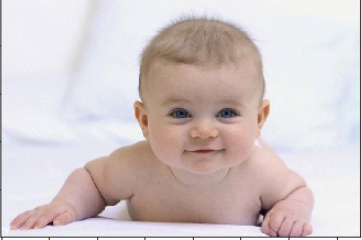
#> input picture FaceDetectionDemo/baby1.png, 362 x 240 px
$ jupyter execute FaceDetect.ipynb   (shell and % lines are left out)
#> lines starting #> are read from the running program, lines starting #| are printed output that depends on the picture; after the words box and inside, x2 and y2 are one past the last pixel; in counts of white or black regions, pixels touching at a corner belong together
### From: https://www.datacamp.com/tutorial/face-detection-python-opencv
https://github.com/parulnith/Face-Detection-in-Python-using-OpenCV

[cell 1]
import numpy as np
import cv2
import matplotlib.pyplot as plt

[cell 2]
import numpy as np
import cv2
import matplotlib.pyplot as plt

#Loading the image to be tested
test_image = cv2.imread('baby1.png')
#> test_image is the input picture: shape (240, 362, 3); mean B, G, R 200.8, 200.4, 211.7

#Converting to grayscale
test_image_gray = cv2.cvtColor(test_image, cv2.COLOR_BGR2GRAY)
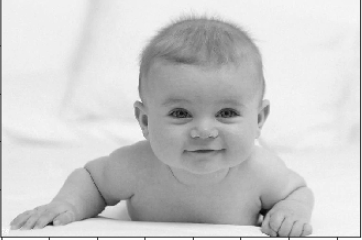
#> test_image_gray: shape (240, 362); min 7, max 255, mean 203.8

# Displaying the grayscale image
plt.imshow(test_image_gray, cmap='gray')

[cell 3]
# Convert from BGR to RGB
def convertToRGB(image):
    return cv2.cvtColor(image, cv2.COLOR_BGR2RGB)

[cell 4]
# Load our classifier
haar_cascade_face = cv2.CascadeClassifier('haarcascade_frontalface_default.xml')

[cell 5]
faces_rects = haar_cascade_face.detectMultiScale(test_image_gray, scaleFactor = 1.1, minNeighbors = 5);
#> faces_rects = [[144, 60, 129, 129]]

# Let us print the no. of faces found
print('Faces found: ', len(faces_rects))
#| Faces found:  1

[cell 6]
for (x,y,w,h) in faces_rects:
     cv2.rectangle(test_image, (x, y), (x+w, y+h), (0, 255, 0), 2)
#> this loop made 1 pass
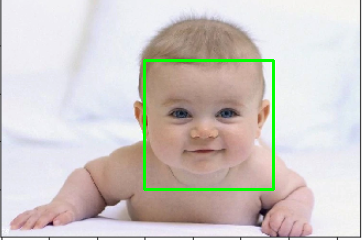
#> test_image: shape (240, 362, 3); 1.78% of pixels changed, all inside (x1, y1, x2, y2) = (143, 59, 275, 191)

[cell 7]
plt.imshow(convertToRGB(test_image))
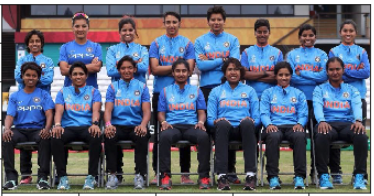
#> input picture FaceDetectionDemo/group.png, 374 x 196 px
#> further down, test_image2 is the input picture: shape (196, 374, 3); mean B, G, R 118.1, 102.5, 96.4

[cell 8]
def detect_faces(cascade, test_image, scaleFactor = 1.1):
    # create a copy of the image to prevent any changes to the original one.
#> called with scaleFactor = 1.1
    image_copy = test_image.copy()

    #convert the test image to gray scale as opencv face detector expects gray images
    gray_image = cv2.cvtColor(image_copy, cv2.COLOR_BGR2GRAY)
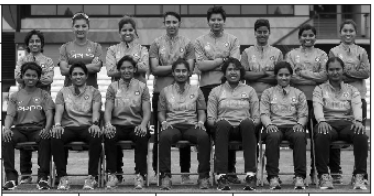
#> gray_image: shape (196, 374); min 0, max 255, mean 102.4

    # Applying the haar classifier to detect faces
    faces_rect = cascade.detectMultiScale(gray_image, scaleFactor=scaleFactor, minNeighbors=2)
#> faces_rect = [[159, 13, 24, 24], [69, 17, 24, 24]]
    for (x, y, w, h) in faces_rect:
        cv2.rectangle(image_copy, (x, y), (x+w, y+h), (0, 255, 0), 3)
#> this loop made 2 passes
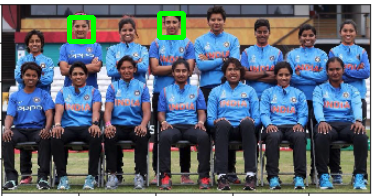
#> image_copy: shape (196, 374, 3); 1.28% of pixels changed, all inside (x1, y1, x2, y2) = (67, 11, 186, 44)

    return image_copy

[cell 9]
#loading image
test_image2 = cv2.imread('group.png')

#call the function to detect faces
faces = detect_faces(haar_cascade_face, test_image2)

#convert to RGB and display image
plt.imshow(convertToRGB(faces))
